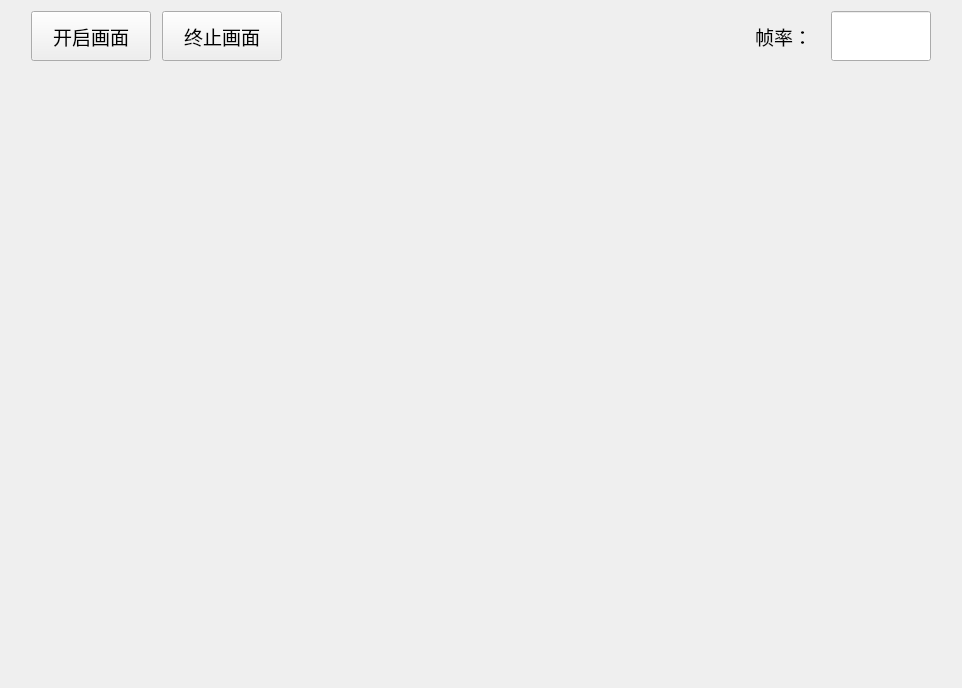
        <widget class="QWidget" name="page_4">
         <layout class="QVBoxLayout" name="verticalLayout_9">
          <item>
           <layout class="QHBoxLayout" name="horizontalLayout_8">
            <item>
             <spacer name="horizontalSpacer_17">
              <property name="orientation">
               <enum>Qt::Horizontal</enum>
              </property>
              <property name="sizeType">
               <enum>QSizePolicy::Fixed</enum>
              </property>
              <property name="sizeHint" stdset="0">
               <size>
                <width>20</width>
                <height>20</height>
               </size>
              </property>
             </spacer>
            </item>
            <item>
             <widget class="QPushButton" name="pushButton_9">
              <property name="minimumSize">
               <size>
                <width>120</width>
                <height>40</height>
               </size>
              </property>
              <property name="maximumSize">
               <size>
                <width>320</width>
                <height>50</height>
               </size>
              </property>
              <property name="font">
               <font>
                <family>宋体</family>
                <pointsize>14</pointsize>
               </font>
              </property>
              <property name="text">
               <string>开启画面</string>
              </property>
             </widget>
            </item>
            <item>
             <spacer name="horizontalSpacer_21">
              <property name="orientation">
               <enum>Qt::Horizontal</enum>
              </property>
              <property name="sizeType">
               <enum>QSizePolicy::Fixed</enum>
              </property>
              <property name="sizeHint" stdset="0">
               <size>
                <width>5</width>
                <height>20</height>
               </size>
              </property>
             </spacer>
            </item>
            <item>
             <widget class="QPushButton" name="pushButton_10">
              <property name="minimumSize">
               <size>
                <width>120</width>
                <height>40</height>
               </size>
              </property>
              <property name="maximumSize">
               <size>
                <width>320</width>
                <height>50</height>
               </size>
              </property>
              <property name="font">
               <font>
                <family>宋体</family>
                <pointsize>14</pointsize>
               </font>
              </property>
              <property name="text">
               <string>终止画面</string>
              </property>
             </widget>
            </item>
            <item>
             <spacer name="horizontalSpacer_18">
              <property name="orientation">
               <enum>Qt::Horizontal</enum>
              </property>
              <property name="sizeHint" stdset="0">
               <size>
                <width>40</width>
                <height>20</height>
               </size>
              </property>
             </spacer>
            </item>
            <item>
             <widget class="QLabel" name="label_9">
              <property name="minimumSize">
               <size>
                <width>60</width>
                <height>50</height>
               </size>
              </property>
              <property name="maximumSize">
               <size>
                <width>320</width>
                <height>70</height>
               </size>
              </property>
              <property name="font">
               <font>
                <family>宋体</family>
                <pointsize>14</pointsize>
               </font>
              </property>
              <property name="text">
               <string>帧率：</string>
              </property>
             </widget>
            </item>
            <item>
             <spacer name="horizontalSpacer_19">
              <property name="orientation">
               <enum>Qt::Horizontal</enum>
              </property>
              <property name="sizeType">
               <enum>QSizePolicy::Fixed</enum>
              </property>
              <property name="sizeHint" stdset="0">
               <size>
                <width>10</width>
                <height>20</height>
               </size>
              </property>
             </spacer>
            </item>
            <item>
             <widget class="QLineEdit" name="lineEdit_4">
              <property name="minimumSize">
               <size>
                <width>50</width>
                <height>30</height>
               </size>
              </property>
              <property name="maximumSize">
               <size>
                <width>100</width>
                <height>50</height>
               </size>
              </property>
              <property name="font">
               <font>
                <family>宋体</family>
                <pointsize>14</pointsize>
               </font>
              </property>
              <property name="readOnly">
               <bool>true</bool>
              </property>
             </widget>
            </item>
            <item>
             <spacer name="horizontalSpacer_20">
              <property name="orientation">
               <enum>Qt::Horizontal</enum>
              </property>
              <property name="sizeType">
               <enum>QSizePolicy::Fixed</enum>
              </property>
              <property name="sizeHint" stdset="0">
               <size>
                <width>20</width>
                <height>20</height>
               </size>
              </property>
             </spacer>
            </item>
           </layout>
          </item>
          <item>
           <spacer name="verticalSpacer_16">
            <property name="orientation">
             <enum>Qt::Vertical</enum>
            </property>
            <property name="sizeType">
             <enum>QSizePolicy::Fixed</enum>
            </property>
            <property name="sizeHint" stdset="0">
             <size>
              <width>10</width>
              <height>10</height>
             </size>
            </property>
           </spacer>
          </item>
          <item>
           <widget class="QLabel" name="label_10">
            <property name="minimumSize">
             <size>
              <width>940</width>
              <height>600</height>
             </size>
            </property>
            <property name="maximumSize">
             <size>
              <width>1470</width>
              <height>900</height>
             </size>
            </property>
            <property name="font">
             <font>
              <family>宋体</family>
              <pointsize>14</pointsize>
             </font>
            </property>
            <property name="styleSheet">
             <string notr="true"/>
            </property>
            <property name="text">
             <string/>
            </property>
            <property name="alignment">
             <set>Qt::AlignCenter</set>
            </property>
           </widget>
          </item>
         </layout>
        </widget>
